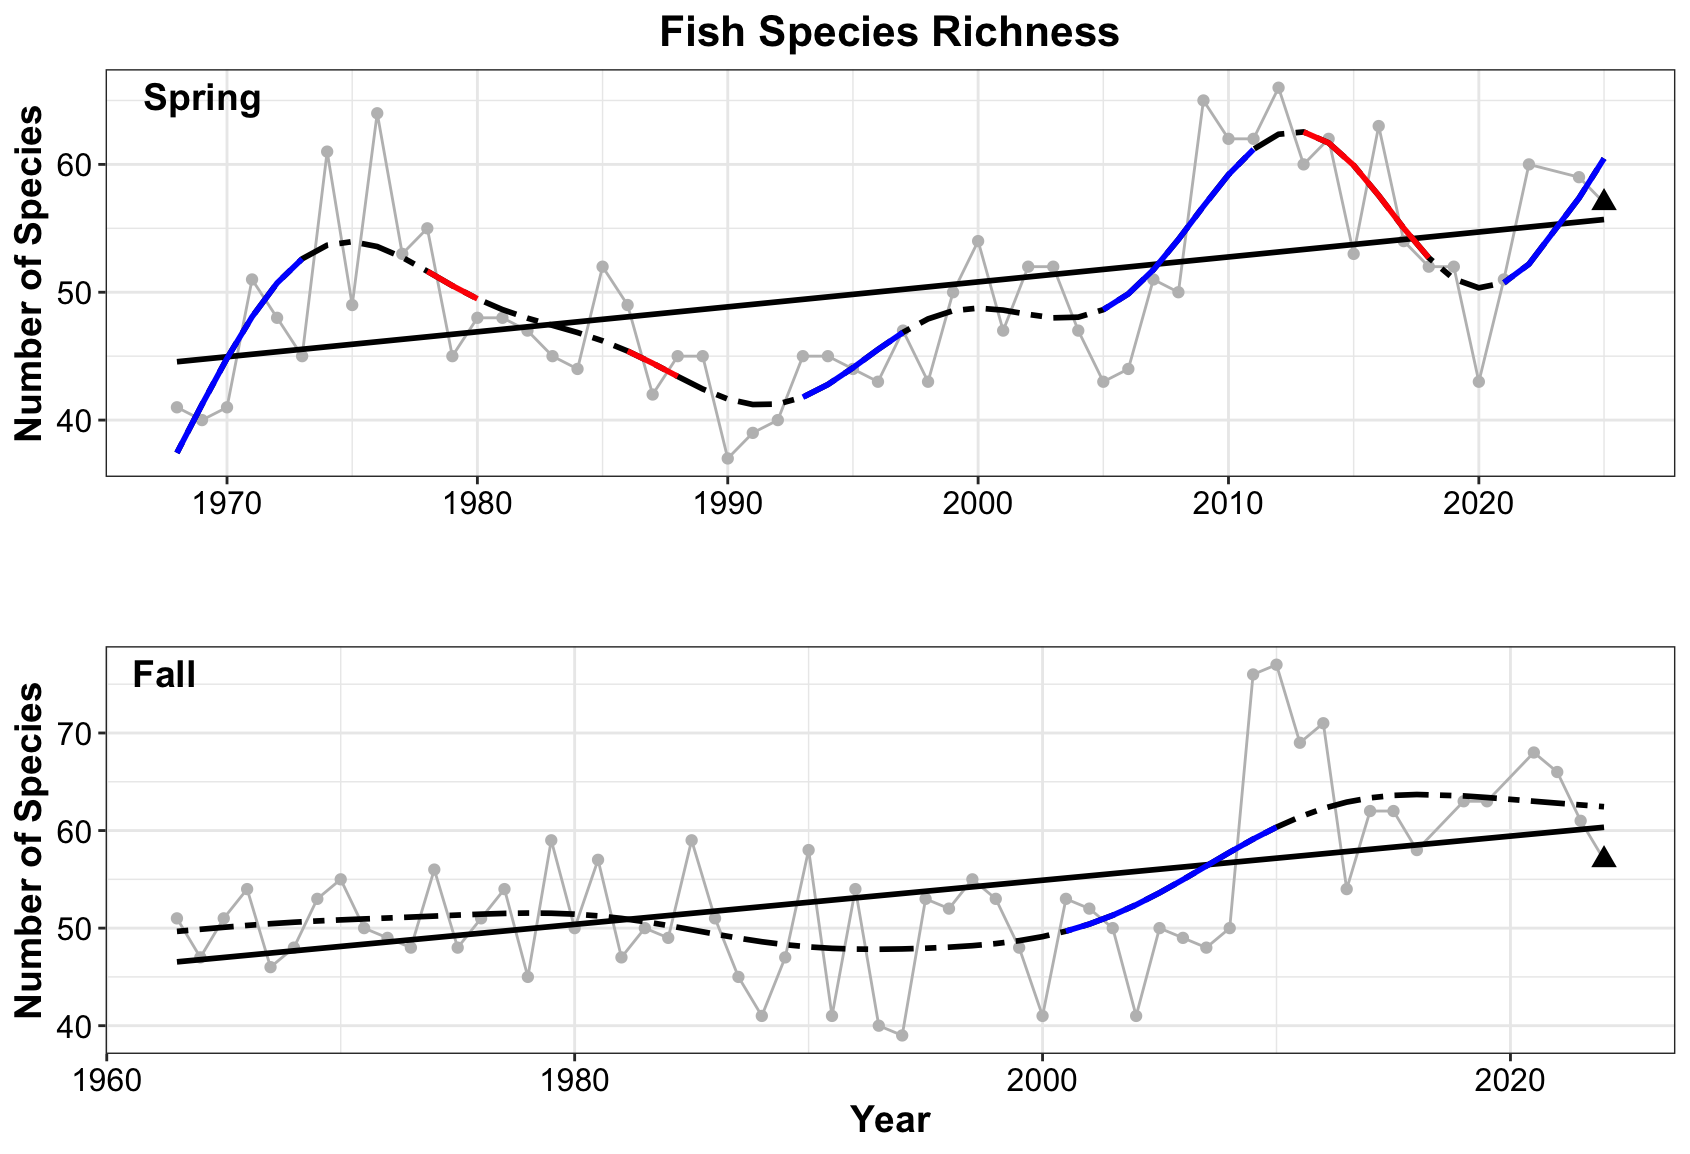

Write the R code that produced this figure.
## Figures for Fish Species Richness

## **Laura Gruenburg, lagruenburg@gmail.com**

#   **LAST UPDATED: September 15, 2025**

###load required functions
#  You will need to download the functions from here https://gist.github.com/gavinsimpson/e73f011fdaaab4bb5a30

setwd("~/Desktop/NYB_Indicators_Calculations")
source("Deriv.R")
library(mgcv)
library(ggplot2)
#library(mgcViz)
library(ggpubr)

#######Load the datasets
setwd("~/Desktop/NYB_Indicators_Calculations/Final_Timeseries_Figures/Timeseries_Files_2025")
ds<-read.csv("richness_spring_2025.csv", header = TRUE)

#calculate the 30th a and 70th percentiles for the short term column of the indicators report
qds = quantile(ds$n, probs = c(.30, .70))

# find the last 5 years mean
mn_ds5 = mean(ds$n[ds$YEAR >= 2020])
# what quintile the data is in
mn_ds5 >qds

# Creat a GAM - adjust k and remember to check model
mod<- gam(n ~ s(YEAR, k=10), data = ds)
summary(mod) #check out model
gam.check(mod)

pdata <- with(ds, data.frame(YEAR = YEAR))
p2_mod <- predict(mod, newdata = pdata,  type = "terms", se.fit = TRUE)
intercept = 50.03509  # look at p2_mod and extract the intercept
pdata <- transform(pdata, p2_mod = p2_mod$fit[,1], se2 = p2_mod$se.fit[,1])

#  Now that we have the model prediction, the next step is to calculate the first derivative
#  Then determine which increases and decreases are significant
Term = "YEAR"
mod.d <- Deriv(mod, n=57) # n is the number of YEARs
mod.dci <- confint(mod.d, term = Term)
mod.dsig <- signifD(pdata$p2_mod, d = mod.d[[Term]]$deriv,
                    +                    mod.dci[[Term]]$upper, mod.dci[[Term]]$lower)

# Take a quick look to make sure it appears ok before final plotting
plot(n ~ YEAR, data = ds)
lines(n ~ YEAR, data = ds)
lines(p2_mod+intercept ~ YEAR, data = pdata, type = "n")
lines(p2_mod+intercept ~ YEAR, data = pdata)
lines(unlist(mod.dsig$incr)+intercept ~ YEAR, data = pdata, col = "blue", lwd = 3)
lines(unlist(mod.dsig$decr)+intercept ~ YEAR, data = pdata, col = "red", lwd = 3)

linearMod<- lm(n ~ YEAR, data=ds)
summary(linearMod)


p1 = ggplot() + 
  geom_line(data = ds, aes(x = YEAR, y = n), color = 'grey') +
  geom_point(data = ds, aes(x = YEAR, y = n), color = 'gray') + 
  geom_point(data = ds[57, ], aes(x = YEAR, y = n), shape = 17, size = 3) + 
  geom_smooth(data = ds, aes(x = YEAR, y = n), method = lm, se = FALSE, color = 'black') + 
  geom_line(data=pdata, aes(x = YEAR, y = p2_mod+intercept), se = FALSE, color = 'black', linetype = 'twodash', size = 1) + 
  geom_line(data = pdata, aes(y = unlist(mod.dsig$incr)+intercept, x = YEAR), color = "blue", size = 1) + 
  geom_line(data = pdata, aes(y = unlist(mod.dsig$decr)+intercept, x = YEAR), color = 'red', size = 1) + 
  theme_bw() +
  labs (y = bquote("Number of Species"), x = '', title = 'Fish Species Richness') + 
  theme(plot.title=element_text(size = 16,face = 'bold',hjust = 0.5), axis.title=element_text(size = 14, face = 'bold'), axis.text= element_text(color = 'black', size = 12))

# fall
ds2<-read.csv("richness_fall_2025.csv", header = TRUE)


#calculate the 30th a and 70th percentiles for the short term column of the indicators report
qds2 = quantile(ds2$n, probs = c(.30, .70))

# find the last 5 years mean
mn_ds25 = mean(ds2$n[ds2$YEAR >= 2019])
# what quintile the data is in
mn_ds25 >qds2

# Creat a GAM - adjust k and remember to check model
mod2<- gam(n ~ s(YEAR, k=10), data = ds2)
summary(mod2) #check out model
gam.check(mod2)

pdata2 <- with(ds2, data.frame(YEAR = YEAR))
p2_mod2 <- predict(mod2, newdata = pdata2,  type = "terms", se.fit = TRUE)
intercept2 = 53.25    # look at p2_mod and extract the intercept
pdata2 <- transform(pdata2, p2_mod2 = p2_mod2$fit[,1], se2 = p2_mod2$se.fit[,1])

#  Now that we have the model prediction, the next step is to calculate the first derivative
#  Then determine which increases and decreases are significant
Term = "YEAR"
mod2.d <- Deriv(mod2, n=60) # n is the number of YEARs
mod2.dci <- confint(mod2.d, term = Term)
mod2.dsig <- signifD(pdata2$p2_mod2, d = mod2.d[[Term]]$deriv,
                     +                    mod2.dci[[Term]]$upper, mod2.dci[[Term]]$lower)

# Take a quick look to make sure it appears ok before final plotting
plot(n ~ YEAR, data = ds2)
lines(n ~ YEAR, data = ds2)
lines(p2_mod2+intercept2 ~ YEAR, data = pdata2, type = "n")
lines(p2_mod2+intercept2 ~ YEAR, data = pdata2)
lines(unlist(mod2.dsig$incr)+intercept2 ~ YEAR, data = pdata2, col = "blue", lwd = 3)
lines(unlist(mod2.dsig$decr)+intercept2 ~ YEAR, data = pdata2, col = "red", lwd = 3)

linearmod2<- lm(n ~ YEAR, data=ds2)
summary(linearmod2)

p2 = ggplot() + 
  geom_line(data = ds2, aes(x = YEAR, y = n), color = 'grey') +
  geom_point(data = ds2, aes(x = YEAR, y = n), color = 'gray') + 
  geom_point(data = ds2[60, ], aes(x = YEAR, y = n), shape = 17, size = 3) + 
  geom_smooth(data = ds2, aes(x = YEAR, y = n), method = lm, se = FALSE, color = 'black') + 
  geom_line(data=pdata2, aes(x = YEAR, y = p2_mod2+intercept2), se = FALSE, color = 'black', linetype = 'twodash', size = 1) + 
  geom_line(data = pdata2, aes(y = unlist(mod2.dsig$incr)+intercept2, x = YEAR), color = "blue", size = 1) + 
  geom_line(data = pdata2, aes(y = unlist(mod2.dsig$decr)+intercept2, x = YEAR), color = 'red', size = 1) + 
  theme_bw() +
  labs (y = bquote("Number of Species"), x = 'Year', title = '') + 
  theme(plot.title=element_text(size = 16,face = 'bold',hjust = 0.5), axis.title=element_text(size = 14, face = 'bold'), axis.text= element_text(color = 'black', size = 12))


ggarrange(p1, p2, 
          labels = c("Spring", " Fall"),
          label.x = c(.05,.05),
          label.y = c(0.88,0.88),
          font.label = (face = 'Italic'),
          ncol = 1, nrow = 2)
